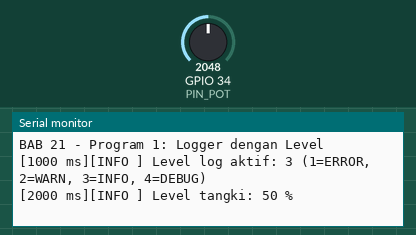
Recording of a sketch running on a simulated ESP32. Parts: the last lines printed to the serial monitor. The test bench sets the inputs (shaded band); at power-on: GPIO 34 (PIN_POT) = 2048.

Above: at 2.2 s.
2.3 s: GPIO 34 (PIN_POT) set to 1059
At 4.8 s:
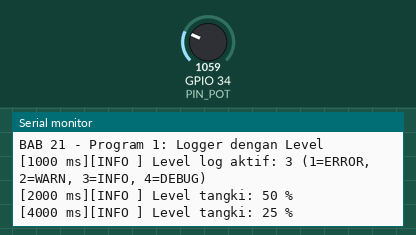
5.1 s: GPIO 34 (PIN_POT) set to 998
At 6.7 s:
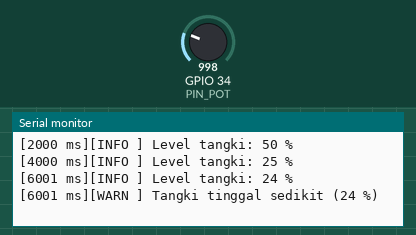
9.5 s: GPIO 34 (PIN_POT) set to 452
At 10.9 s:
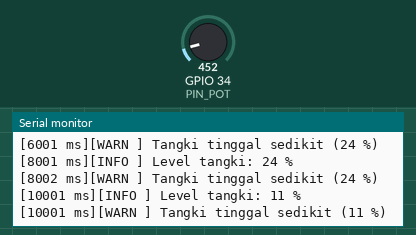
12.3 s: GPIO 34 (PIN_POT) set to 389
At 15.2 s:
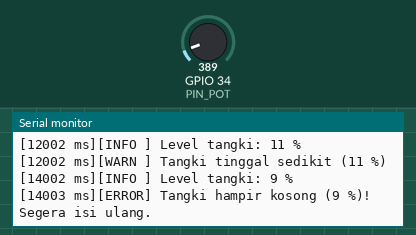
Timing chart, 0 to 16.7 s (numbered marks = the images above; inputs shaded):
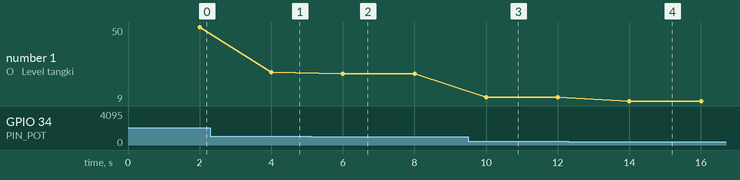

The sketch:

p1_logger_level.ino
```cpp
/*
 * BAB 21 - Program 1: Logger dengan Level
 * Memantau "level air tangki" (disimulasikan dengan potensiometer) dan
 * mencetak pesan ERROR/WARN/INFO/DEBUG. Pesan yang tampil diatur LEVEL_LOG.
 *
 * Rangkaian: VR10K (potensiometer) → IO34
 * Alat uji : Serial Monitor, baud 115200
 */

// ----- Level log: makin besar angkanya, makin banyak pesan yang tampil -----
#define LEVEL_TIDAK_ADA 0
#define LEVEL_ERROR     1
#define LEVEL_WARN      2
#define LEVEL_INFO      3
#define LEVEL_DEBUG     4

#define LEVEL_LOG LEVEL_INFO  // ← ubah di sini: LEVEL_DEBUG, LEVEL_WARN, LEVEL_TIDAK_ADA, ...

// Mencetak awalan setiap pesan log, misalnya: [2000 ms][INFO ]
void awalanLog(const char *namaLevel) {
  Serial.print("[");
  Serial.print(millis());
  Serial.print(" ms][");
  Serial.print(namaLevel);
  Serial.print("] ");
}

// Makro log. "..." menerima berapa pun parameter, lalu diteruskan ke Serial.printf().
// do { ... } while (0) membuat makro aman dipakai di dalam if-else.
#define LOG_ERROR(...) do { if (LEVEL_LOG >= LEVEL_ERROR) { awalanLog("ERROR"); Serial.printf(__VA_ARGS__); Serial.println(); } } while (0)
#define LOG_WARN(...)  do { if (LEVEL_LOG >= LEVEL_WARN)  { awalanLog("WARN "); Serial.printf(__VA_ARGS__); Serial.println(); } } while (0)
#define LOG_INFO(...)  do { if (LEVEL_LOG >= LEVEL_INFO)  { awalanLog("INFO "); Serial.printf(__VA_ARGS__); Serial.println(); } } while (0)
#define LOG_DEBUG(...) do { if (LEVEL_LOG >= LEVEL_DEBUG) { awalanLog("DEBUG"); Serial.printf(__VA_ARGS__); Serial.println(); } } while (0)

#define PIN_POT 34  // VR10K (potensiometer) → IO34

const unsigned long INTERVAL_BACA = 2000;  // ms: baca "tangki" setiap 2 detik
unsigned long waktuBaca = 0;

void setup() {
  Serial.begin(115200);
  delay(1000);

  Serial.println("BAB 21 - Program 1: Logger dengan Level");  // selalu tampil
  LOG_INFO("Level log aktif: %d (1=ERROR, 2=WARN, 3=INFO, 4=DEBUG)", LEVEL_LOG);
  LOG_DEBUG("Potensiometer dibaca dari IO%d", PIN_POT);
}

void loop() {
  if (millis() - waktuBaca < INTERVAL_BACA) {
    return;  // belum waktunya membaca
  }
  waktuBaca = millis();

  int mentah = analogRead(PIN_POT);           // 0 sampai 4095
  int persen = map(mentah, 0, 4095, 0, 100);  // ubah ke 0 sampai 100 %

  LOG_DEBUG("ADC mentah = %d, tegangan = %d mV", mentah, (int)analogReadMilliVolts(PIN_POT));
  LOG_INFO("Level tangki: %d %%", persen);

  if (persen < 10) {
    LOG_ERROR("Tangki hampir kosong (%d %%)! Segera isi ulang.", persen);
  } else if (persen < 25) {
    LOG_WARN("Tangki tinggal sedikit (%d %%)", persen);
  }
}
```

Measured:
- the behaviour switches between 1024 and 1023 on GPIO 34 (PIN_POT) (found by bisection; images 1 and 2)
- the behaviour switches between 410 and 409 on GPIO 34 (PIN_POT) (found by bisection; images 3 and 4)
- after the input at 2.3 s, the serial monitor: prints a new line after 1.7 s (image 1)
- after the input at 5.1 s, the serial monitor: prints a new line after 0.90 s (image 2)
- after the input at 9.5 s, the serial monitor: prints a new line after 0.50 s (image 3)
- after the input at 12.3 s, the serial monitor: prints a new line after 1.7 s (image 4)
- plotted number 1: 50 → 25 after the input at 2.3 s, 25 → 24 after the input at 5.1 s, 24 → 11 after the input at 9.5 s, 11 → 9 after the input at 12.3 s
